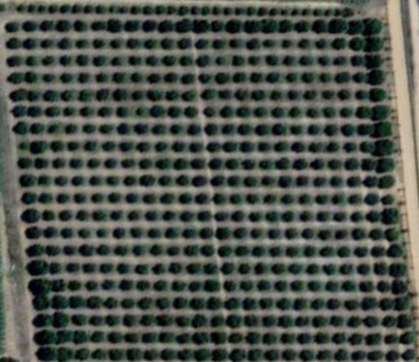
#> input picture Exemplos figuras/morfologia/manga1/manga1.png, 419 x 362 px, found by its file name
$ python fechamento.py
#> lines starting #> are read from the running program, lines starting #| are printed output that depends on the picture; after the words box and inside, x2 and y2 are one past the last pixel; in counts of white or black regions, pixels touching at a corner belong together
import cv2
import numpy as np

img = cv2.imread('manga1.png',0)
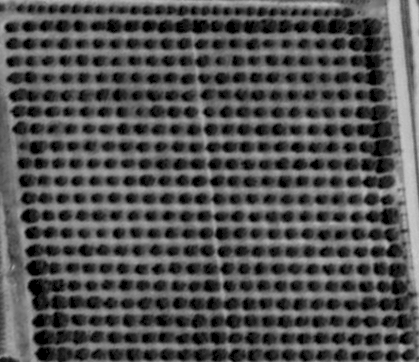
#> img: shape (362, 419); min 0, max 203, mean 83.4

# global thresholding
ret1,th1 = cv2.threshold(img,127,255,cv2.THRESH_BINARY)
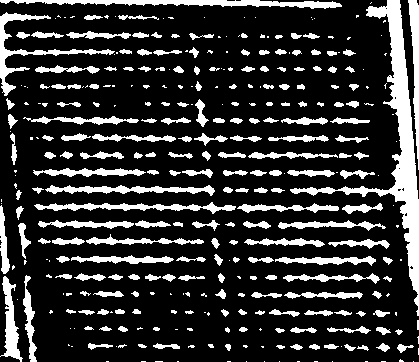
#> th1: shape (362, 419); 20.1% white; 335 white regions (134 under 20 px), largest, box (x1, y1, x2, y2) and area: (290, 0, 419, 316) 5179, (0, 0, 342, 9) 1559, (0, 12, 115, 96) 1230

kernel = np.ones((5,5),np.uint8)
closing = cv2.morphologyEx(th1, cv2.MORPH_CLOSE, kernel)
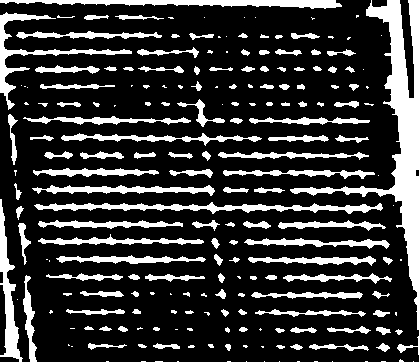
#> closing: shape (362, 419); 21.5% white; 204 white regions (70 under 20 px), largest, box (x1, y1, x2, y2) and area: (290, 0, 419, 330) 6670, (0, 0, 342, 9) 1736, (34, 202, 383, 214) 1715
# Escreve o nome do filtro na imagem correspondente
font = cv2.FONT_HERSHEY_SIMPLEX
imagemFinal = cv2.putText(closing,'',(45,320), font, 1, (0,0,255), 2, cv2.LINE_AA)

# Salva a imagem
cv2.imwrite("fechamento.png", imagemFinal)
# Mostra a imagem final concatenada
cv2.imshow("Imagem final:", imagemFinal)
# Aguarda tecla para finalizar
cv2.waitKey(0)
